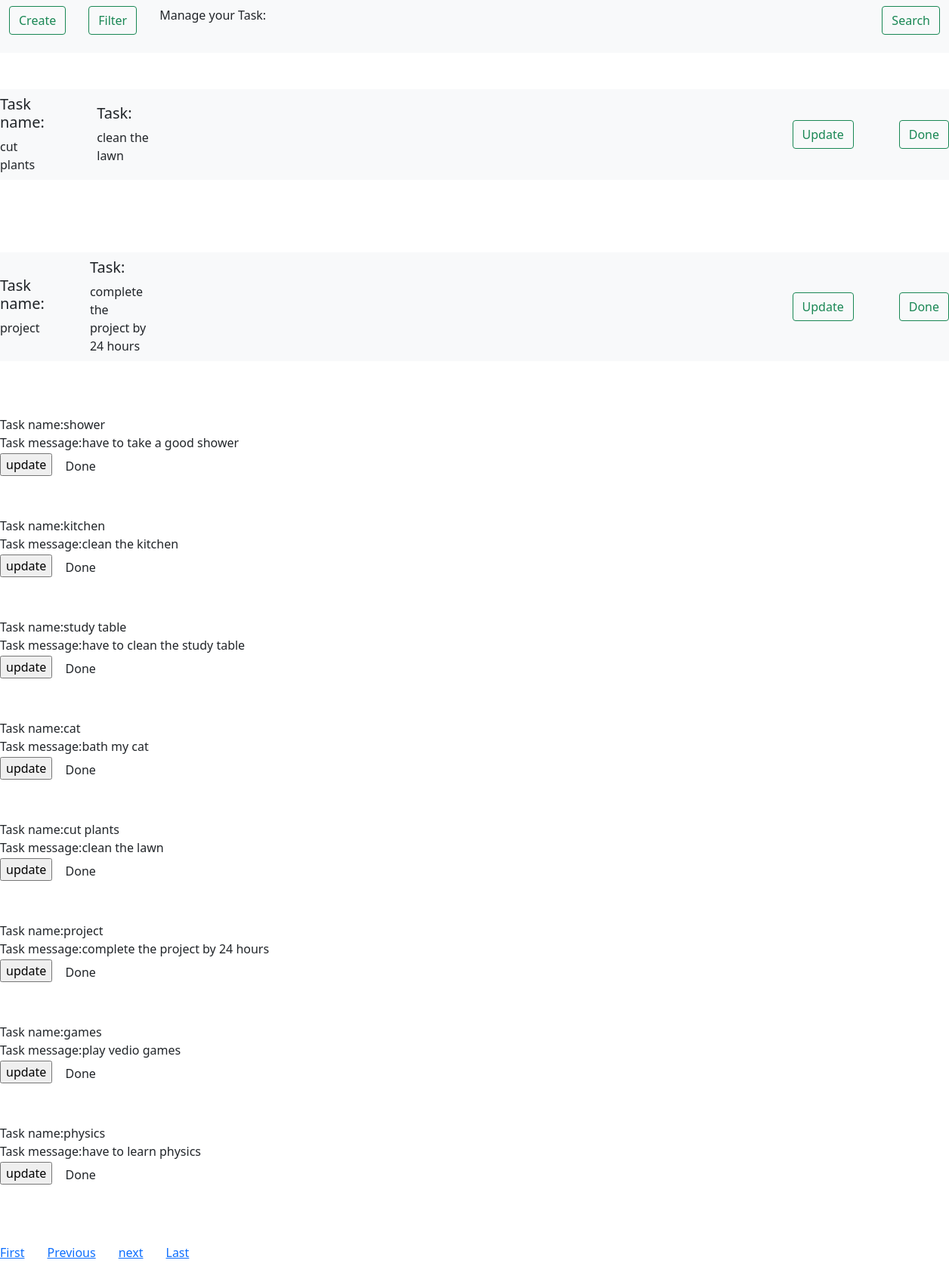
The page /api/page/?page=3 on the database its author committed.
### Apiapp/models.py (models this page shows)
class User(models.Model):
    task_title=models.CharField(max_length=1000)
    task_desc=models.CharField(max_length=10000)

### Apiapp/views.py (the view)
# urls.py: path("page/", views.page ,name="page" ),
def page(request):
    page_data=User.objects.all()
    servicedata=User.objects.all()
    paginator=Paginator(page_data,2)
    page_no=request.GET.get('page')# Show 25 contacts per page.
    finalData=paginator.get_page(page_no)
    st=request.GET.get('search')
    if  st is not None:
        servicedata= User.objects.all().filter(task_title=st)
    data={
        "page_data": finalData,
        "user_data": servicedata
    }
    return render (request , "page.html" , data)

### Apiapp/templates/page.html (shortened to what this page needs)
<html lang="en">
  <head>
    <link href="https://cdn.jsdelivr.net/npm/bootstrap@5.0.2/dist/css/bootstrap.min.css" rel="stylesheet">
  </head>
  <body>
    <div>
      <nav class="navbar navbar-expand-lg navbar-light bg-light">
        <div class="container-fluid">
          <div class="collapse navbar-collapse" id="navbarSupportedContent">
            <ul class="navbar-nav me-auto mb-2 mb-lg-0">
              <li class="nav-item">
                <div>
                <form action="/api/create/">
                  <button class="btn btn-outline-success right_page" type="submit">Create</button>
                  </form>
                </div>
              </li>
              <li class="nav-item">
                <form action="/api/service/">
                  <button class="btn btn-outline-success right_page" type="submit">Filter</button>
                  </form>
              </li>
              <p ><center> Manage your Task:</center></p>
            </ul>
            <form class="d-flex"action="/api/service/" method="get" >
              <button class="btn btn-outline-success" type="submit">Search</button>
            </form>
          </div>
        </div>
      </nav>
    </div>
    {% for  data in  page_data %}
    <br>
    <br>
    <nav class="navbar navbar-expand-lg navbar-light bg-light">
    <br>
    <br>
    <div class="right"><h5>Task name:</h5>{{data.task_title}}</div>
    <div class="right-side"><h5>Task:</h5>{{data.task_desc}}</div>
   <div> <form action="{% url 'update' data.id %}" method="post" class="d-inline">
      <button class="btn btn-outline-success   right" type="submit">Update</button>
    </form></div>
   <div> <form action="{% url 'delete' data.id %}" method="post" class="d-inline">
      <button class="btn btn-outline-success" type="submit">Done</button>
    </form></div>
    <br>
    <br>
  </nav>
      <br>
      <br>
    {% endfor %}
    {% for  data in  user_data %}
    <br>
    <div>
    <div>Task name:{{data.task_title}}</div>
    <div>Task message:{{data.task_desc}}</div>
    <input  type="submit" value="update" href="">
    <form action="{% url 'delete' data.id %}" method="post" class="d-inline">
      <button type="submit" value=Submit class="btn">Done</button>
    </form>
    <div>
      <br>
    {% endfor %}
    <br><br>
    <div class="center">
    <nav aria-label="Page navigation example">
      <ul class="pagination">
    {% if page_data.has_previous %}
  <li class="page-item  right_page"><a href="?page=1"><p class="right-size">First</p></a>
 <span> <li class="page-item right_page"><a href="?page={{page_data.has_previous}}">Previous</a></span>
{%endif%}
{% if page_data.has_next %}
    <li class="page-item right_page"><a href="?page={{page_data.next_page_number}}">next</a>
      <li class="page-item right_page"><a href="?page={{page_data.paginator.num_pages}}">Last</a>
{% endif%}
      </ul>
    </nav>
  </div>
  </body>
</html>

### Apiapp/templates/page.html (style rules this page uses)
.center { text-align: center; }
.right-size { text-align: right; }
.right { margin-right: 60px; }
.right-side { margin-right: 850px; }
.right_page { margin-right:30px; }

### rows shown on the page
User: task_title "cut plants", task_desc "clean the lawn"
User: task_title "project", task_desc "complete the project by 24 hours"
User: task_title "shower", task_desc "have to take a good shower"
User: task_title "kitchen", task_desc "clean the kitchen"
User: task_title "study table", task_desc "have to clean the study table"
User: task_title "cat", task_desc "bath my cat"
User: task_title "games", task_desc "play vedio games"
User: task_title "physics", task_desc "have to learn physics"
